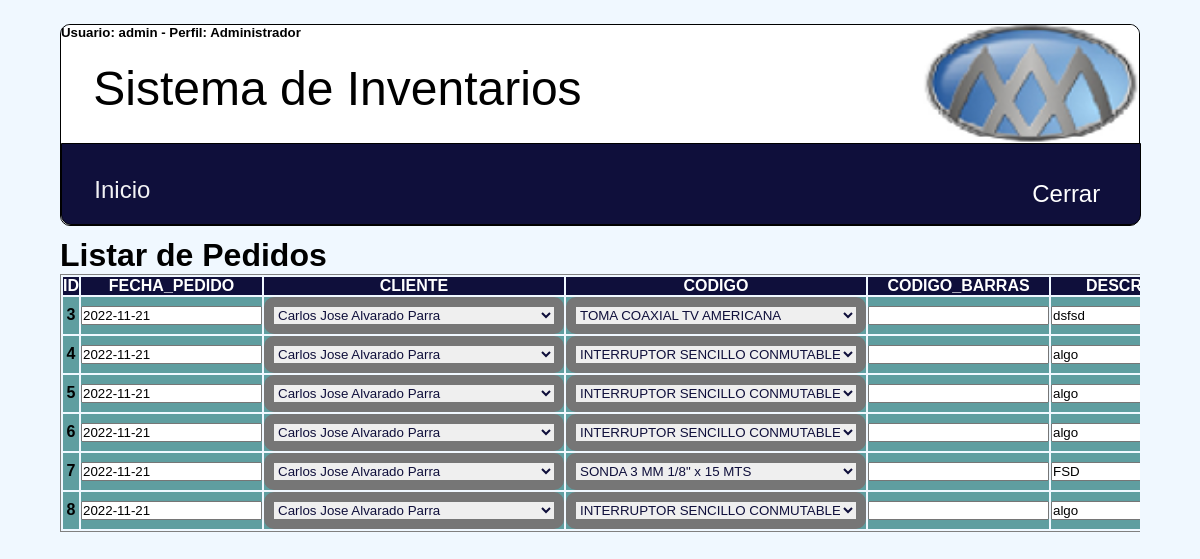
Page /pedidos/listar.php (signed in) on the committed database.
### tables this page shows
CREATE TABLE `pedidos` (
  `ID` int NOT NULL AUTO_INCREMENT,
  `FECHA_PEDIDO` date NOT NULL,
  `CLIENTE` varchar(11) NOT NULL,
  `CODIGO` int NOT NULL,
  `CODIGO_BARRAS` varchar(15) NOT NULL,
  `DESCRIPCION` varchar(200) NOT NULL,
  `COLOR` varchar(50) NOT NULL,
  `MARCA` varchar(50) NOT NULL,
  `REFERENCIA` varchar(50) NOT NULL,
  `GARANTIA` date NOT NULL,
  `CANTIDAD` int NOT NULL,
  `V_UNITARIO` decimal(10,0) NOT NULL,
  `TOTAL` decimal(10,0) NOT NULL,
  PRIMARY KEY (`ID`),
  KEY `FK_CLIPED` (`CLIENTE`),
  KEY `FK_CLICOD` (`CODIGO`),
  CONSTRAINT `FK_CLICOD` FOREIGN KEY (`CODIGO`) REFERENCES `materiales` (`IDMATERIAL`) ON DELETE RESTRICT ON UPDATE RESTRICT,
  CONSTRAINT `FK_CLIPED` FOREIGN KEY (`CLIENTE`) REFERENCES `clientes` (`ID`) ON DELETE RESTRICT ON UPDATE RESTRICT
);

### pedidos/listar.php (the view, shortened to what this page needs)
<?php include("../principal/arriba.php");
$campos = $conexion->query("SHOW COLUMNS FROM inventarios.pedidos")->fetchAll(PDO::FETCH_OBJ);
$registros = $conexion->query("select * FROM pedidos")->fetchAll(PDO::FETCH_OBJ);
$materiales = $conexion->query("select * FROM materiales")->fetchAll(PDO::FETCH_OBJ);
$clientes = $conexion->query("select * FROM clientes")->fetchAll(PDO::FETCH_OBJ);
?>
<div class="contenedor_listado">
    <div class=titulo_pagina>
        <h1>Listar de Pedidos</h1>
    </div>
    <div class=registros>
        <table class="tabla_lista">
            <thead class="tabla_encabezado">
                <tr>
                    <?PHP foreach ($campos as $campo) : ?>
                        <th><?php echo $campo->Field; ?></th>
                    <?php endforeach; ?>
                </tr>
            </thead>
            <tbody class="tabla_cuerpo">
                <?PHP foreach ($registros as $registro) : ?>
                    <form action="<?php echo $_SERVER['PHP_SELF']; ?>" method="POST">
                        <tr class="tabla_fila">
                            <?PHP foreach ($registro as $llave => $dato) : ?>
                                <th>
                                    <?php if ($llave == "ID") { ?>
                                        <?php echo $dato;
                                        $valor = $dato ?>
                                    <?php } elseif ($llave == "CODIGO") { ?>
                                        <select name="<?php echo $llave; ?>" id="<?php echo $llave; ?>" style="width: 300px;">
                                            <?PHP foreach ($materiales as $material) : ?>
                                                <option value="<?php echo $material->IDMATERIAL ?>" <?php if ($dato == $material->IDMATERIAL) {
                                                                                            echo "selected";
                                                                                        } ?>><?php echo $material->DESCRIPCION ?></option>
                                            <?php endforeach; ?>
                                    <?php } elseif ($llave == "CLIENTE") { ?>
                                        <select name="<?php echo $llave; ?>" id="<?php echo $llave; ?>" style="width: 300px;">
                                            <?PHP foreach ($clientes as $cliente) : ?>
                                                <option value="<?php echo $cliente->ID ?>" <?php if ($dato == $cliente->ID) {
                                                                                            echo "selected";
                                                                                        } ?>><?php echo $cliente->NOMBRE ?></option>
                                            <?php endforeach; ?>
                                    <?php } else { ?>
                                        <input type="<?php echo $tipodato; ?>" name="<?php echo $llave; ?>" value="<?php echo $dato; ?>">
                                    <?php } ?>
                                </th>
                            <?php endforeach; ?>
                    </form>
                <?php endforeach; ?>
            </tbody>
        </table>
    </div>
</div>
<?php include("../principal/abajo.php"); ?>

### principal/arriba.php (shortened to what this page needs)
<!DOCTYPE html>
<html lang="en">
<head>
    <link rel="stylesheet" href="../css/formulario.css">
    <link rel="stylesheet" href="../css/estilo.css">
    <link rel="stylesheet" href="../css/listado.css">
    <link rel="stylesheet" href="../css/menu.css">
</head>
<body>
<div class="cuerpo">
<div class="encabezado">
        <div class="encabezado_titulo_logo">
            <div class="titulo">
                <span class="titulo_texto">Sistema de Inventarios </span>
            </div>
            <div class="logo">
                <img src="../img/distribuidora.png">
            </div>
            <?php
            if (isset($_SESSION['ID'])) {
                echo "<h5>Usuario: {$_SESSION['usuario']} - Perfil: {$_SESSION['ROL']}</h5>";
            }
            ?>
        </div>
        <div class="navegacion">
            <div id="menu">
            <ul>
                <li class="nivel1"><a class="opcion_inicio" href="/">Inicio</a>
                </li>
            </ul>
            </div>
            <div class="sesion">
                <nav><ul><a href="../principal/abrirsession.php<?php if (isset($_SESSION['usuario'])) {echo "?cerrar=si";} ?>" style="text-decoration: none; color: #FFFFFF;">
                <?php if (isset($_SESSION['usuario'])) {echo "Cerrar";} else {echo "Abrir";} ?></a></ul></nav>
            </div>
        </div>
    </div>
    <div class="contenido">

### principal/abajo.php
</div>
</div>
</body>
</html>

### css/formulario.css (style rules this page uses)
.table_formulario tr td input, select { border-radius: 10px; color: rgb(15, 15, 59); border-style: solid; border-width: 10px; }

### css/estilo.css (style rules this page uses)
* { margin: 0px; padding: 0px; outline: 0; }
body { background-color: aliceblue; display: flex; justify-content: center; font-family: Tahoma, sans-serif; }
.cuerpo { position: relative; width: 90%; margin-top: 2%; }
.encabezado { position: relative; border-style: solid; border-width: 2px; height: 200px; border-radius: 10px; border-width: 1px; }
.encabezado_titulo_logo { position: absolute; width: 100%; height: 120px; top: 0%; border-top-left-radius: 10px ; border-top-right-radius: 10px ; background-color: white; }
.encabezado .encabezado_titulo_logo .titulo { position: absolute; height: 100%; width: 80%; left: 0%; font-size: 100%; left: 3%; }
.encabezado .encabezado_titulo_logo .logo { position: absolute; height: 100%; width: 20%; right: 0%; }
.encabezado .encabezado_titulo_logo .logo img { width: 100%; height: 100%; border-top-right-radius: 10px; }
.titulo_texto { position: absolute; color: black; font-size: 300%; top: 30%; }
.navegacion { position: absolute; border-style: solid; border-width: 1px; width: 100%; height: 80px; border-bottom-left-radius: 10px; border-bottom-right-radius: 10px; bottom: 0%; background-color: rgb(15, 15, 59); }
.navegacion .sesion { position: absolute; width: 10%; height: 100%; right: 0%; }
.navegacion .sesion ul { position: absolute; align-items: center; top: 5%; color: white; font-size: 1.5em; }
.contenido { position: relative; color: black; height: auto; display: flex; overflow: hidden; justify-content: center; margin-top: 1%; }

### css/listado.css (style rules this page uses)
.tabla_lista { position: absolute; border-style: solid; border-width: 1px; }
.tabla_encabezado { border-style: solid; border-width: 1px; border-color: black; background-color: rgb(15, 15, 59); color: white; }
.tabla_cuerpo { border-style: solid; border-width: 1px; border-color: black; background-color: cadetblue; }
.contenedor_listado { width: 100%; height: 100%; }
.registros { position: relative; display: block; overflow: scroll; height: 300px; }

### css/menu.css (style rules this page uses)
#menu { text-align: left; font-size: 1.5em; width: 540px; margin: 20px auto; color: white; margin: 3%; padding: 0px; outline: 0; }
#menu ul { list-style-type: none; }
#menu ul li { width: 162px; opacity: .95; }
.opcion_inicio { color: #FFFFFF; text-decoration: none; }
#menu ul li.nivel1 { float: left; margin-right: 1px; }

### rows in the picture
pedidos: dato "3", FECHA_PEDIDO "2022-11-21", DESCRIPCION "dsfsd"
pedidos: dato "4", FECHA_PEDIDO "2022-11-21", DESCRIPCION "algo"
pedidos: dato "5", FECHA_PEDIDO "2022-11-21", DESCRIPCION "algo"
pedidos: dato "6", FECHA_PEDIDO "2022-11-21", DESCRIPCION "algo"
pedidos: dato "7", FECHA_PEDIDO "2022-11-21", DESCRIPCION "FSD"
pedidos: dato "8", FECHA_PEDIDO "2022-11-21", DESCRIPCION "algo"

### other values in the picture
$_SESSION['usuario'] "admin"
$_SESSION['ROL'] "Administrador"
$campo->Field "ID"
$campo->Field "FECHA_PEDIDO"
$campo->Field "CLIENTE"
$campo->Field "CODIGO"
$campo->Field "CODIGO_BARRAS"
form field CLIENTE "Carlos Jose Alvarado Parra"
form field CODIGO "TOMA COAXIAL TV AMERICANA"
form field CODIGO "INTERRUPTOR SENCILLO CONMUTABLE"
form field CODIGO "SONDA 3 MM 1/8\" x 15 MTS"
